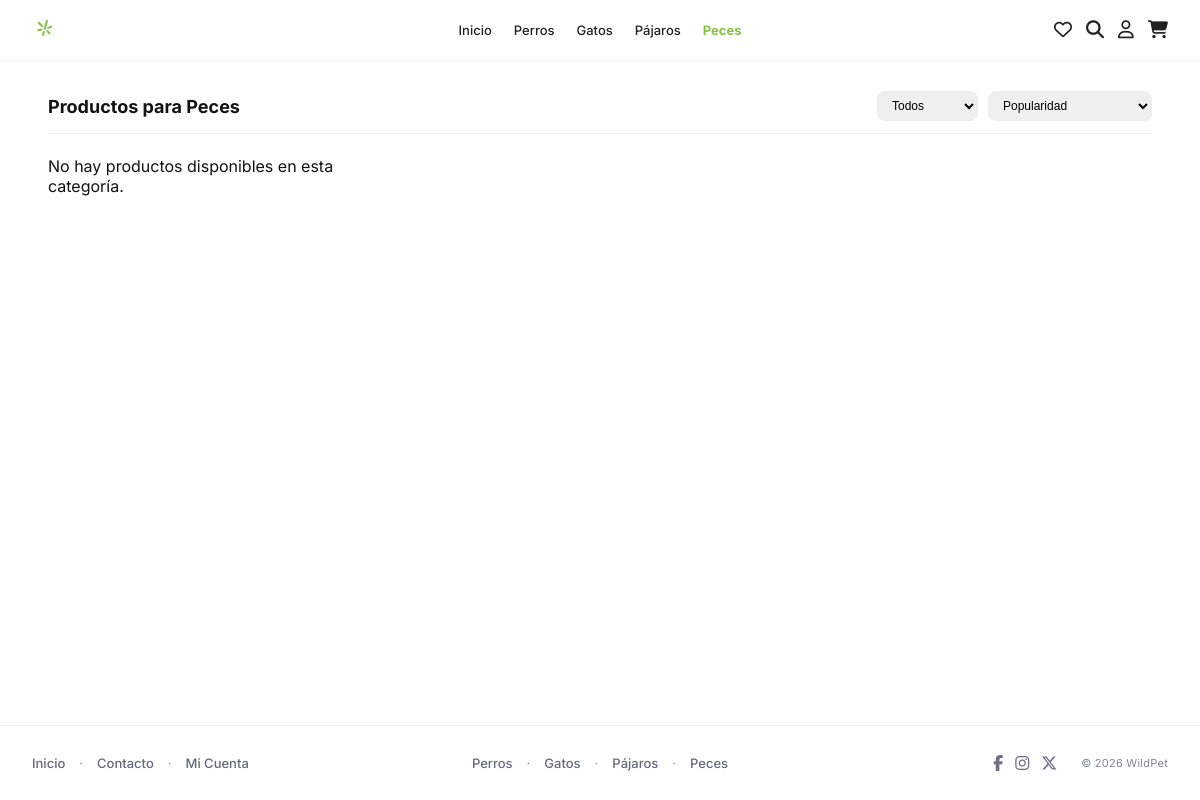
Page /Peces.php on the earlier database version.
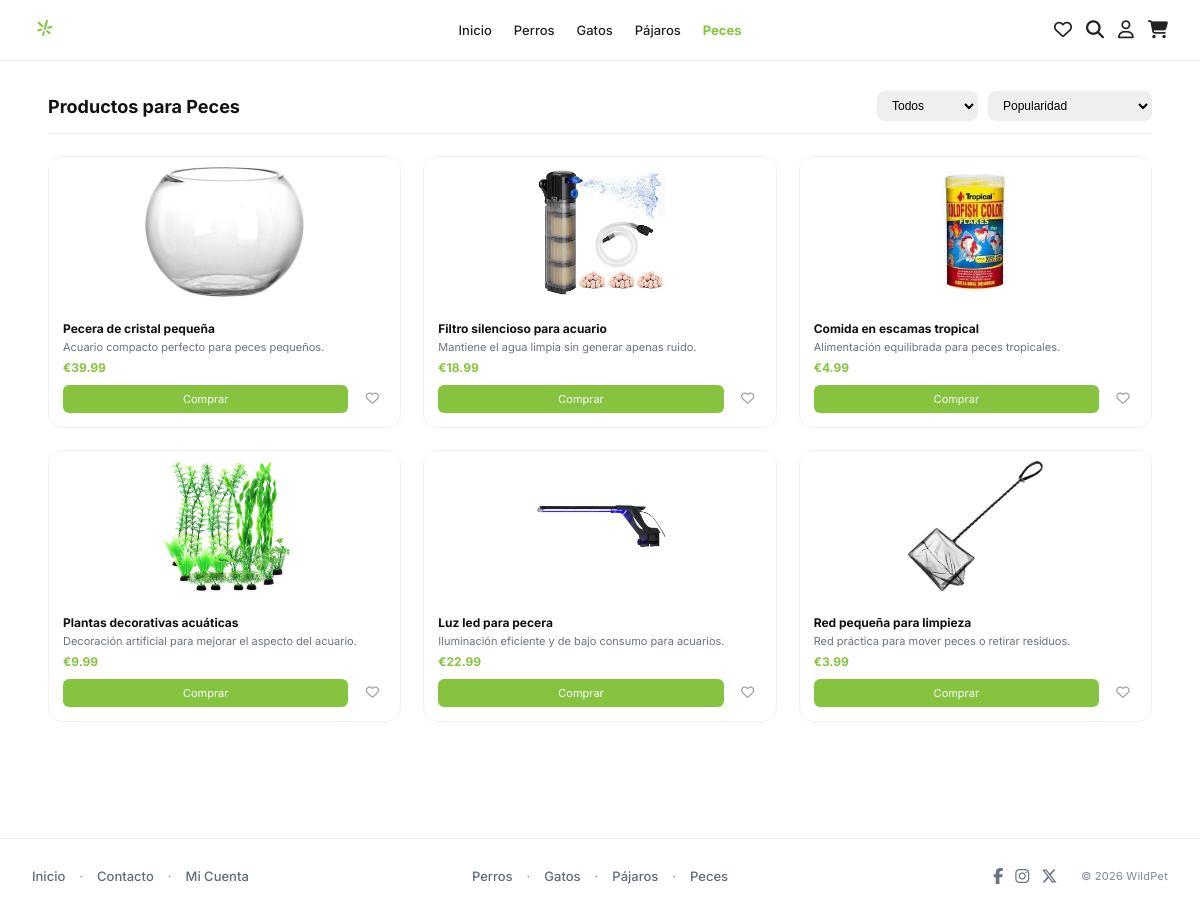
Same page on the later database version.
### tables this page shows
CREATE TABLE `productos` (
  `id` int(11) NOT NULL,
  `nombre` varchar(150) NOT NULL,
  `descripcion` text NOT NULL,
  `precio` decimal(10,2) NOT NULL,
  `imagen` varchar(255) DEFAULT NULL,
  `stock` int(11) NOT NULL DEFAULT 0,
  `id_categoria` int(11) NOT NULL,
  `destacado` tinyint(1) DEFAULT 0
);

### Peces.php (the view, shortened to what this page needs)
<?php
include("conexion.php");
$sql = "SELECT * FROM productos WHERE id_categoria = 4";
$resultado = $conn->query($sql);
?>
<!doctype html>
<html lang="es">
<head>
  <link rel="stylesheet" href="https://cdnjs.cloudflare.com/ajax/libs/font-awesome/6.5.1/css/all.min.css">
  <link rel="stylesheet" href="DogProducts.css">
  <link rel="stylesheet" href="account-menu.css">
</head>
<body>
<header class="header">
  <div class="header-inner">
    <a href="Homepage.php"><img class="logo" src="img/logo.png" alt="Logo Tienda Mascotas"></a>
    <nav class="nav">
      <a href="Homepage.php">Inicio</a>
      <a href="Perros.php">Perros</a>
      <a href="Gatos.php">Gatos</a>
      <a href="Pajaros.php">Pájaros</a>
      <a class="active" href="Peces.php">Peces</a>
    </nav>
    <div class="icons">
      <a href="MisFavoritos.php" title="Mis Favoritos" aria-label="Mis Favoritos"><i class="fa-regular fa-heart"></i></a>
      <a href="Search.php" title="Buscar" aria-label="Buscar"><i class="fa-solid fa-magnifying-glass"></i></a>
      <div class="account-menu">
        <button class="account-toggle" aria-label="Cuenta"><i class="fa-regular fa-user"></i></button>
      </div>
      <a href="ShoppingCart.php" title="Carrito" aria-label="Carrito"><i class="fa-solid fa-cart-shopping"></i></a>
    </div>
  </div>
</header>
<main class="page">
  <div class="container">
    <div class="topbar">
      <h1>Productos para Peces</h1>
      <div class="filters">
        <select id="tipoFilter" aria-label="Filtrar">
          <option>Todos</option>
        </select>
        <select id="ordenFilter" aria-label="Ordenar por">
          <option>Popularidad</option>
        </select>
      </div>
    </div>
    <hr>
    <section class="grid" aria-label="Productos">
      <?php if ($resultado && $resultado->num_rows > 0) { ?>
        <?php while($producto = $resultado->fetch_assoc()) { ?>
          <article class="card"
            data-nombre="<?php echo htmlspecialchars(strtolower($producto['nombre']), ENT_QUOTES, 'UTF-8'); ?>"
            data-descripcion="<?php echo htmlspecialchars(strtolower($producto['descripcion']), ENT_QUOTES, 'UTF-8'); ?>"
            data-precio="<?php echo floatval($producto['precio']); ?>">
            <div class="card-img">
              <img src="<?php echo $producto['imagen']; ?>" alt="<?php echo $producto['nombre']; ?>">
            </div>
            <div class="card-body">
              <h3><?php echo $producto['nombre']; ?></h3>
              <p class="desc"><?php echo $producto['descripcion']; ?></p>
              <p class="price">€<?php echo number_format($producto['precio'], 2); ?></p>
              <div class="actions">
                <a class="btn" href="DetailProduct.php?id=<?php echo $producto['id']; ?>">Comprar</a>
                <button class="fav-btn" aria-label="Favorito"
                  data-id="<?php echo intval($producto['id']); ?>"
                  data-nombre="<?php echo htmlspecialchars($producto['nombre'], ENT_QUOTES, 'UTF-8'); ?>"
                  data-descripcion="<?php echo htmlspecialchars($producto['descripcion'], ENT_QUOTES, 'UTF-8'); ?>"
                  data-precio="<?php echo floatval($producto['precio']); ?>"
                  data-imagen="<?php echo htmlspecialchars($producto['imagen'], ENT_QUOTES, 'UTF-8'); ?>"
                  data-url="DetailProduct.php?id=<?php echo intval($producto['id']); ?>">
                  <i class="fa-regular fa-heart"></i>
                </button>
              </div>
            </div>
          </article>
        <?php } ?>
      <?php } else { ?>
        <p>No hay productos disponibles en esta categoría.</p>
      <?php } ?>
    </section>
  </div>
</main>
<?php include('footer.php'); ?>
</body>
</html>

Differences in the rows shown:
added productos: imagen (picture), nombre "Pecera de cristal pequeña", descripcion "Acuario compacto perfecto para peces pequeños.", precio "39.99"
added productos: imagen+nombre (picture), nombre "Filtro silencioso para acuario", descripcion "Mantiene el agua limpia sin generar apenas ruido.", precio "18.99"
added productos: imagen+nombre (picture), nombre "Comida en escamas tropical", descripcion "Alimentación equilibrada para peces tropicales.", precio "4.99"
added productos: imagen (picture), nombre "Plantas decorativas acuáticas", descripcion "Decoración artificial para mejorar el aspecto del acuario.", precio "9.99"
added productos: imagen (picture), nombre "Luz led para pecera", descripcion "Iluminación eficiente y de bajo consumo para acuarios.", precio "22.99"
added productos: imagen (picture), nombre "Red pequeña para limpieza", descripcion "Red práctica para mover peces o retirar residuos.", precio "3.99"
Other differences:
text no longer shown: "No hay productos disponibles en esta categoría."
